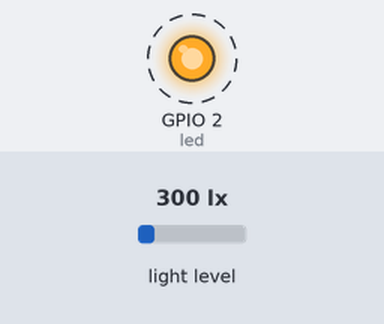
This program was run on a simulated ESP32 board running MicroPython. On the bench: output pins drawn as LEDs (lit = HIGH). Dashed ring = blinking. The test bench sets the inputs (shaded band); at power-on: light level 300 lx. The clock reads 2024-03-15 10:24:30 at power-on unless the program sets it; what the program prints to the serial console is not drawn.

Above: at 0.5 s.
Timing chart, 0 to 4.6 s (numbered marks = the images above):
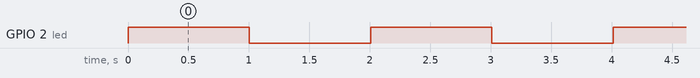

The program:

main.py
```python
from machine import Pin, I2C


import time
import utime

#Global Variable
ledTick = 0
bh1750Tick = 0

# CONSTANT
# The address of the sensor on the I2C bus
'''
The sensor's I2C address is set to 0x23 and the measurement command(0x10)
is sent to the sensor. Then the code waits for 180 milliseconds
for the measurement to complete. Then 2 bytes of data is read from the sensor
and stored in data variable. Then the data is converted to lux by using
the formula given in the datasheet.
'''
address = 0x23
def readBH1750():
    i2c.writeto(address, bytes([0x10]))
    data = i2c.readfrom(address, 2)
    light_intensity = (data[0] << 8 | data[1]) / 1.2
    return light_intensity

start_time = time.ticks_ms()

def millis():
    return time.ticks_ms() - start_time


print('Version: Read Data from BH1750 sensor and display on shell')

#setup Digital O/p
led = Pin(2, Pin.OUT)

#setup i2c devices
i2c = I2C(scl=Pin(22), sda=Pin(21))


while True:
    if millis() >= ledTick:
        ledTick = millis()+1000
        led.value(not led.value())

    if millis() >= bh1750Tick:
        bh1750Tick = millis() + 10000

        lux = readBH1750()

        data_sensor_string = "Light Intensity (lux):{:.2f} lx".format(lux)
        print(data_sensor_string)

        timestamp = utime.time()
        time_tuple = utime.localtime(timestamp)
        time_string = "{}-{:02d}-{:02d} {}:{}:{}".format(time_tuple[0],time_tuple[1],time_tuple[2],time_tuple[3],time_tuple[4],time_tuple[5])
        print(time_string)
       
```

Measured:
- by itself, GPIO 2 (led): alternates HIGH for 1.0 s and LOW for 1.0 s
